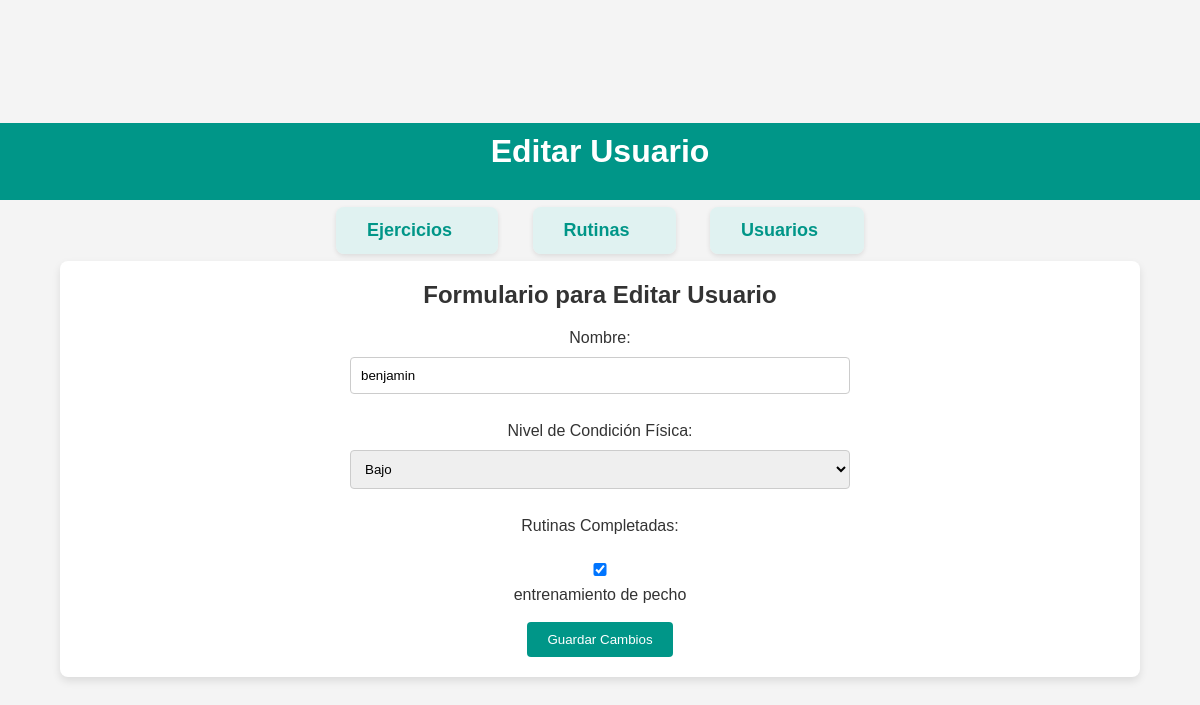
The app's page /usuarios/editar/1/ (signed in) with its own data.
### gitapp/models.py (models this page shows, shortened)
class Usuario(models.Model):
    nombre = models.CharField(max_length=100)
    nivel_condicion_fisica = models.CharField(max_length=50)
    rutinas_completadas = models.ManyToManyField(Rutina)

class Rutina(models.Model):
    nombre = models.CharField(max_length=100)
    ejercicios = models.ManyToManyField(Ejercicio)
    duracion = models.DurationField()

### gitapp/views.py (the view, shortened to what this page needs)
# urls.py: path('usuarios/editar/<int:usuario_id>/', views.editar_usuario, name='editar_usuario'),
@csrf_protect
@login_required
def editar_usuario(request, usuario_id):
    usuario = get_object_or_404(Usuario, id=usuario_id)
    rutinas = Rutina.objects.all()
    return render(request, 'gitapp/editar_usuario.html', {'usuario': usuario, 'rutinas': rutinas})

### gitapp/templates/gitapp/editar_usuario.html (shortened to what this page needs)
{% load static %}
<!DOCTYPE html>
<html lang="es">
<head>
    <link rel="stylesheet" href="{% static 'gitapp/estilo.css' %}">
</head>
<body>
<header>
    <h1>Editar Usuario</h1>
</header>
<nav>
    <ul>
        <li><a href="{% url 'ejercicios' %}">Ejercicios</a></li>
        <li><a href="{% url 'rutinas' %}">Rutinas</a></li>
        <li><a href="{% url 'usuarios' %}">Usuarios</a></li>
    </ul>
</nav>
<main>
    <h2>Formulario para Editar Usuario</h2>
    <form action="{% url 'editar_usuario' usuario.id %}" method="POST">
        <label for="nombre">Nombre:</label>
        <input type="text" id="nombre" name="nombre" value="{{ usuario.nombre }}" required><br>
        <label for="nivel_condicion">Nivel de Condición Física:</label>
        <select id="nivel_condicion" name="nivel_condicion" required>
            <option value="Bajo" {% if usuario.nivel_condicion_fisica == "Bajo" %}selected{% endif %}>Bajo</option>
        </select><br>
        <label>Rutinas Completadas:</label><br>
        {% for rutina in rutinas %}
            <input type="checkbox" id="rutina_{{ rutina.id }}" name="rutinas_completadas" value="{{ rutina.id }}"
                {% if rutina in usuario.rutinas_completadas.all %}checked{% endif %}>
            <label for="rutina_{{ rutina.id }}">{{ rutina.nombre }}</label><br>
        {% endfor %}
        <button type="submit">Guardar Cambios</button>
    </form>
</main>
</body>
</html>

### gitapp/static/gitapp/estilo.css (style rules this page uses)
* { margin: 0; padding: 0; box-sizing: border-box; }
body { font-family: Arial, sans-serif; background-color: #f4f4f4; color: #333; display: flex; justify-content: center; align-items: center; height: 100vh; flex-direction: column; }
header { background-color: #009688; color: white; width: 100%; text-align: center; padding: 10px 0; }
main { width: 90%; max-width: 1200px; background-color: #fff; border-radius: 8px; box-shadow: 0 4px 8px rgba(0, 0, 0, 0.1); padding: 20px; margin-top: 20px; }
nav { width: 100%; text-align: center; margin-top: 20px; }
nav ul { list-style: none; padding: 0; }
nav ul li { display: inline; margin: 0 15px; }
nav ul li a { text-decoration: none; font-size: 18px; color: #009688; padding: 8px 16px; border-radius: 4px; transition: background-color 0.3s ease; }
h1, h2 { text-align: center; margin-bottom: 20px; }
ul { list-style: none; padding-left: 0; }
ul li { background-color: #e0f2f1; padding: 15px; margin-bottom: 10px; border-radius: 8px; box-shadow: 0 2px 5px rgba(0, 0, 0, 0.1); }
ul li a { margin-right: 15px; color: #009688; text-decoration: none; font-weight: bold; transition: color 0.3s ease; }
form { display: flex; flex-direction: column; align-items: center; margin-top: 20px; }
form input, form select { width: 80%; max-width: 500px; padding: 10px; margin: 10px 0; border: 1px solid #ccc; border-radius: 4px; }
form button { padding: 10px 20px; background-color: #009688; color: white; border: none; border-radius: 4px; cursor: pointer; transition: background-color 0.3s ease; }

### records on screen
Usuario: nombre "benjamin", nivel_condicion "Bajo"
Rutina: rutinas_completadas "☑", nombre "entrenamiento de pecho"
